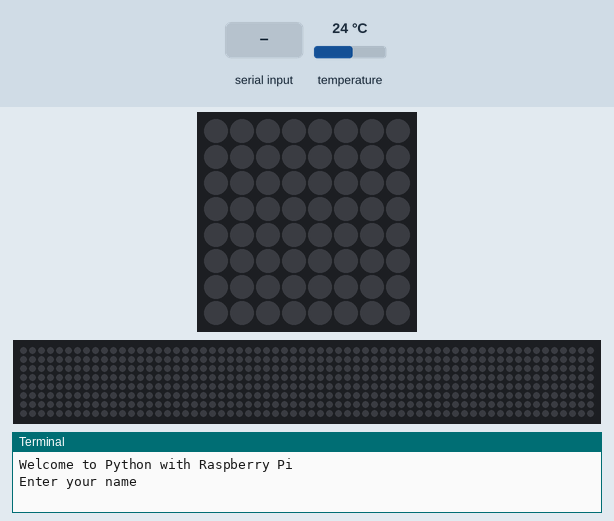
Recording of a program running on a simulated Raspberry Pi (BCM pin numbers) with a Sense HAT. Parts: the Sense HAT's 8×8 RGB LED matrix, a strip that is not on the board, showing the scrolling text unrolled, the last lines printed to the terminal. Inputs (shaded band) come from the test bench; at power-on: temperature 24 °C. The 64×8 strip is a reading aid, not a part: it shows the text the matrix is scrolling, unrolled, one strip-width of it at a time. At 15.1 s the program stops and its outputs stay as they are.

Above: at 1.2 s.
1.3 s: "1" typed at the terminal, then Enter
At 1.57 s:
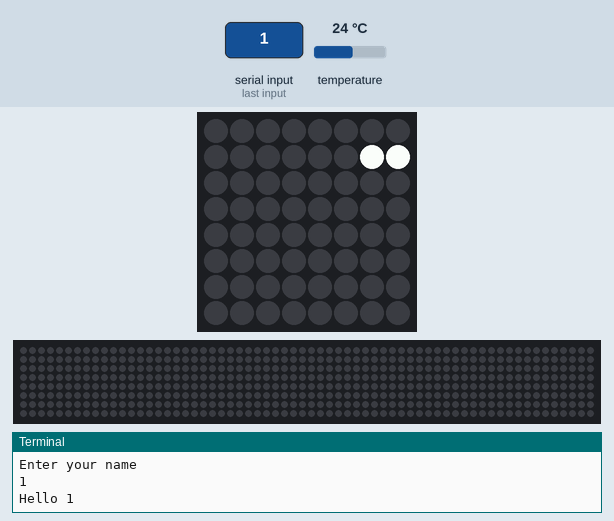
At 1.97 s:
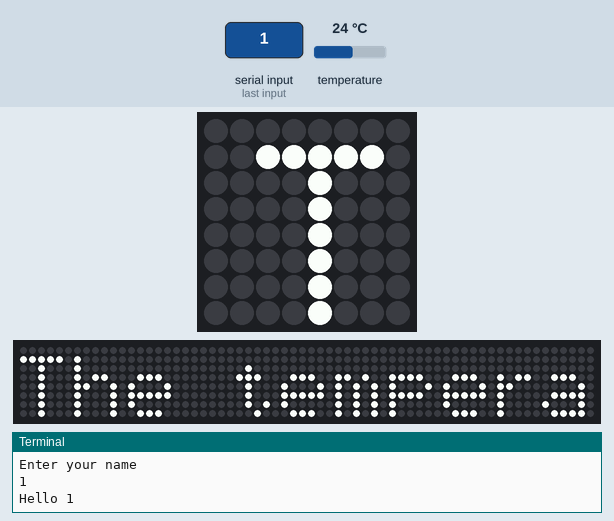

The program:

display_message__1_.py
```python
#display_message.py
from sense_hat import SenseHat

def main():     #create a function
    print("Welcome to Python with Raspberry Pi")
    name = input("Enter your name ")
    print("Hello " + name)
    sense = SenseHat()
    temperature = sense.get_temperature()
    msg = "The temperature is " + str(temperature)
    sense.show_message(msg,scroll_speed=0.1)
    sense.clear()

main()          #call the main function
```
